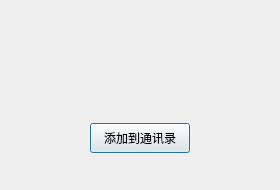
<?xml version="1.0" encoding="UTF-8"?>
<ui version="4.0">
 <class>FindSuccessDlg</class>
 <widget class="QDialog" name="FindSuccessDlg">
  <property name="geometry">
   <rect>
    <x>0</x>
    <y>0</y>
    <width>280</width>
    <height>190</height>
   </rect>
  </property>
  <property name="minimumSize">
   <size>
    <width>280</width>
    <height>190</height>
   </size>
  </property>
  <property name="maximumSize">
   <size>
    <width>280</width>
    <height>190</height>
   </size>
  </property>
  <property name="windowTitle">
   <string>Dialog</string>
  </property>
  <layout class="QVBoxLayout" name="verticalLayout">
   <item>
    <widget class="QWidget" name="widget" native="true">
     <layout class="QHBoxLayout" name="horizontalLayout">
      <item>
       <widget class="QLabel" name="head_lb">
        <property name="minimumSize">
         <size>
          <width>50</width>
          <height>50</height>
         </size>
        </property>
        <property name="maximumSize">
         <size>
          <width>50</width>
          <height>50</height>
         </size>
        </property>
        <property name="text">
         <string/>
        </property>
       </widget>
      </item>
      <item>
       <spacer name="horizontalSpacer">
        <property name="orientation">
         <enum>Qt::Horizontal</enum>
        </property>
        <property name="sizeHint" stdset="0">
         <size>
          <width>40</width>
          <height>20</height>
         </size>
        </property>
       </spacer>
      </item>
     </layout>
    </widget>
   </item>
   <item>
    <widget class="QWidget" name="widget_2" native="true">
     <layout class="QHBoxLayout" name="horizontalLayout_2">
      <item>
       <widget class="QPushButton" name="add_friend_btn">
        <property name="minimumSize">
         <size>
          <width>100</width>
          <height>30</height>
         </size>
        </property>
        <property name="maximumSize">
         <size>
          <width>100</width>
          <height>30</height>
         </size>
        </property>
        <property name="text">
         <string>添加到通讯录</string>
        </property>
       </widget>
      </item>
     </layout>
    </widget>
   </item>
  </layout>
 </widget>
 <resources/>
 <connections/>
</ui>
